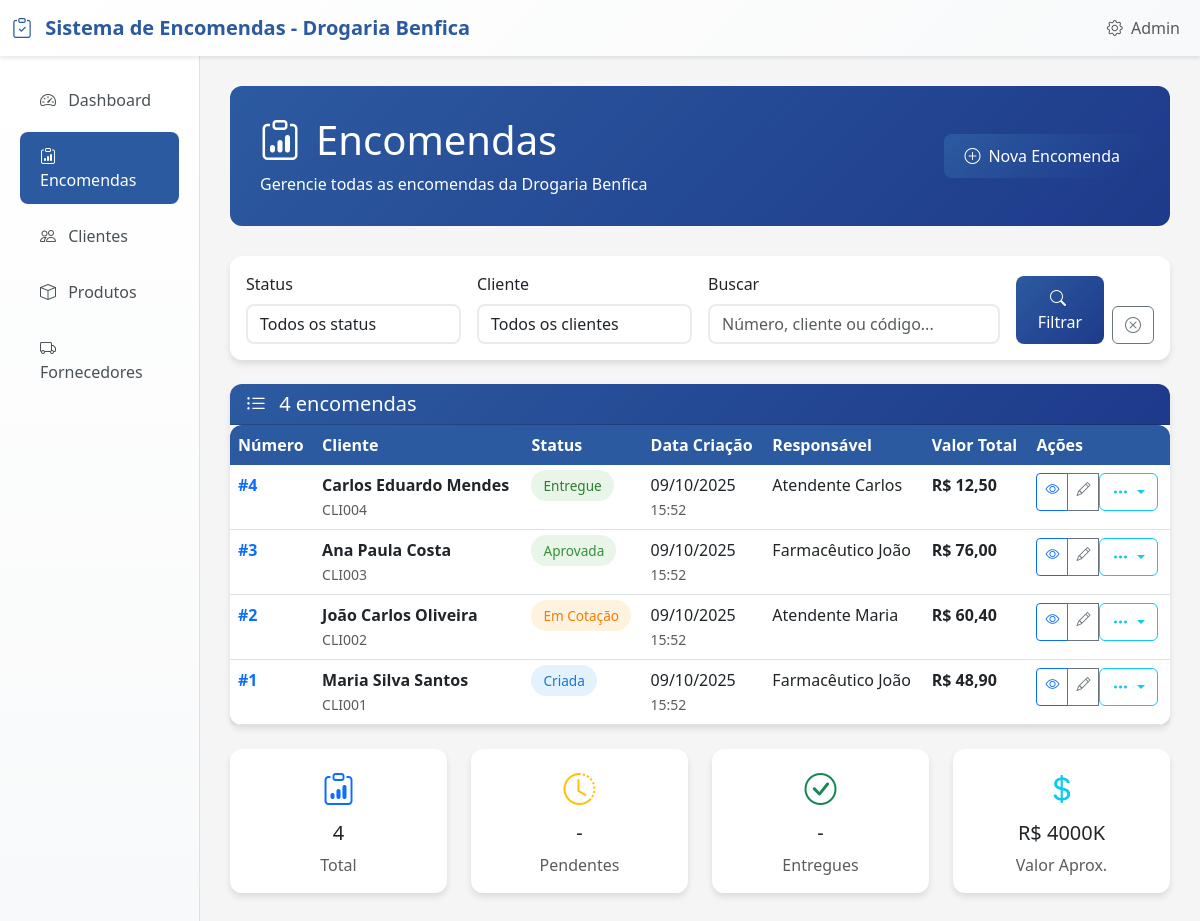
Page /encomendas/ on the committed database.
### encomendas/models.py (models this page shows, shortened)
class Encomenda(models.Model):
    STATUS_CHOICES = [
        ('criada', 'Criada'),
        ('cotacao', 'Em Cotação'),
        ('aprovada', 'Aprovada'),
        ('em_andamento', 'Em Andamento'),
        ('pronta', 'Pronta para Entrega'),
        ('entregue', 'Entregue'),
        ('cancelada', 'Cancelada'),
    ]
    numero_encomenda = models.AutoField(primary_key=True, verbose_name="Número da Encomenda")
    cliente = models.ForeignKey(Cliente, on_delete=models.CASCADE, verbose_name="Cliente")
    data_criacao = models.DateTimeField(auto_now_add=True, verbose_name="Data de Criação (sistema)")
    data_encomenda = models.DateField(verbose_name="Data", help_text="Data da encomenda (campo do cabeçalho)", default=timezone.now)
    responsavel_criacao = models.CharField(max_length=100, verbose_name="Responsável",
                                         help_text="Responsável pela criação da encomenda")
    status = models.CharField(max_length=20, choices=STATUS_CHOICES, default='criada', verbose_name="Status")
    observacoes = models.TextField(blank=True, verbose_name="Observação",
                                 help_text="Campo 'Observação' do formulário físico")
    valor_total = models.DecimalField(
        max_digits=10,
        decimal_places=2,
        default=Decimal('0.00'),
        verbose_name="Valor do Produto",
        help_text="Valor total dos produtos da encomenda"
    )
    updated_at = models.DateTimeField(auto_now=True)
    class Meta:
        verbose_name = "Encomenda"
        verbose_name_plural = "Encomendas"
        ordering = ['-numero_encomenda']

class Cliente(models.Model):
    nome = models.CharField(max_length=200, verbose_name="Nome do Cliente")
    codigo = models.CharField(max_length=50, unique=True, verbose_name="Código")
    endereco = models.TextField(verbose_name="Endereço")
    bairro = models.CharField(max_length=100, verbose_name="Bairro")
    referencia = models.CharField(max_length=200, blank=True, verbose_name="Referência")
    telefone = models.CharField(max_length=20, blank=True, verbose_name="Telefone")
    created_at = models.DateTimeField(auto_now_add=True)
    updated_at = models.DateTimeField(auto_now=True)
    class Meta:
        verbose_name = "Cliente"
        verbose_name_plural = "Clientes"
        ordering = ['nome']

### encomendas/views.py (the view)
# urls.py: path('encomendas/', views.encomenda_list, name='encomenda_list'),
def encomenda_list(request):
    encomendas = Encomenda.objects.select_related('cliente').order_by('-numero_encomenda')
    status_filter = request.GET.get('status')
    cliente_filter = request.GET.get('cliente')
    search = request.GET.get('search')
    if status_filter:
        encomendas = encomendas.filter(status=status_filter)
    if cliente_filter:
        encomendas = encomendas.filter(cliente__id=cliente_filter)
    if search:
        encomendas = encomendas.filter(
            Q(numero_encomenda__icontains=search) |
            Q(cliente__nome__icontains=search) |
            Q(cliente__codigo__icontains=search)
        )
    paginator = Paginator(encomendas, 20)
    page_number = request.GET.get('page')
    page_obj = paginator.get_page(page_number)
    clientes = Cliente.objects.all().order_by('nome')
    status_choices = Encomenda.STATUS_CHOICES
    context = {
        'page_obj': page_obj,
        'clientes': clientes,
        'status_choices': status_choices,
        'current_status': status_filter,
        'current_cliente': int(cliente_filter) if cliente_filter else None,
        'current_search': search,
    }
    return render(request, 'encomendas/encomenda_list.html', context)

### encomendas/templates/encomendas/encomenda_list.html (shortened to what this page needs)
{% extends 'encomendas/base.html' %}
{% block content %}
<div class="page-header">
    <div class="d-flex justify-content-between align-items-center">
        <div>
            <h1><i class="bi bi-clipboard-data me-3"></i>Encomendas</h1>
            <p class="mb-0">Gerencie todas as encomendas da Drogaria Benfica</p>
        </div>
        <a href="{% url 'encomenda_create' %}" class="btn btn-primary">
            <i class="bi bi-plus-circle me-2"></i>Nova Encomenda
        </a>
    </div>
</div>
<div class="card mb-4">
    <div class="card-body">
        <form method="get" class="row g-3">
            <div class="col-md-3">
                <label class="form-label">Status</label>
                <select name="status" class="form-control">
                    <option value="">Todos os status</option>
                </select>
            </div>
            <div class="col-md-3">
                <label class="form-label">Cliente</label>
                <select name="cliente" class="form-control">
                    <option value="">Todos os clientes</option>
                </select>
            </div>
            <div class="col-md-4">
                <label class="form-label">Buscar</label>
                <input type="text" name="search" class="form-control"
                       placeholder="Número, cliente ou código..."
                       value="{{ current_search|default:'' }}">
            </div>
            <div class="col-md-2 d-flex align-items-end">
                <button type="submit" class="btn btn-primary me-2">
                    <i class="bi bi-search me-1"></i>Filtrar
                </button>
                <a href="{% url 'encomenda_list' %}" class="btn btn-outline-secondary">
                    <i class="bi bi-x-circle"></i>
                </a>
            </div>
        </form>
    </div>
</div>
<div class="card">
    <div class="card-header d-flex justify-content-between align-items-center">
        <h5 class="mb-0">
            <i class="bi bi-list-ul me-2"></i>
            {% if page_obj.paginator.count %}
                {{ page_obj.paginator.count }} encomenda{{ page_obj.paginator.count|pluralize }}
            {% else %}
                Nenhuma encomenda encontrada
            {% endif %}
        </h5>
    </div>
    <div class="card-body p-0">
        {% if page_obj %}
            <div class="table-responsive">
                <table class="table table-hover mb-0">
                    <thead>
                        <tr>
                            <th>Número</th>
                            <th>Cliente</th>
                            <th>Status</th>
                            <th>Data Criação</th>
                            <th>Responsável</th>
                            <th>Valor Total</th>
                            <th>Ações</th>
                        </tr>
                    </thead>
                    <tbody>
                        {% for encomenda in page_obj %}
                        <tr>
                            <td>
                                <a href="{% url 'encomenda_detail' encomenda.pk %}" class="text-decoration-none">
                                    <strong>#{{ encomenda.numero_encomenda }}</strong>
                                </a>
                            </td>
                            <td>
                                <div>
                                    <strong>{{ encomenda.cliente.nome }}</strong><br>
                                    <small class="text-muted">{{ encomenda.cliente.codigo }}</small>
                                </div>
                            </td>
                            <td>
                                <span class="status-badge status-{{ encomenda.status }}">
                                    {{ encomenda.get_status_display }}
                                </span>
                            </td>
                            <td>
                                <div>
                                    {{ encomenda.data_criacao|date:"d/m/Y" }}<br>
                                    <small class="text-muted">{{ encomenda.data_criacao|time:"H:i" }}</small>
                                </div>
                            </td>
                            <td>{{ encomenda.responsavel_criacao }}</td>
                            <td>
                                <strong>R$ {{ encomenda.valor_total|floatformat:2 }}</strong>
                            </td>
                            <td>
                                <div class="btn-group btn-group-sm">
                                    <a href="{% url 'encomenda_detail' encomenda.pk %}"
                                       class="btn btn-outline-primary" title="Ver Detalhes">
                                        <i class="bi bi-eye"></i>
                                    </a>
                                    <a href="{% url 'encomenda_edit' encomenda.pk %}"
                                       class="btn btn-outline-secondary" title="Editar">
                                        <i class="bi bi-pencil"></i>
                                    </a>
                                    <div class="dropdown">
                                        <button class="btn btn-outline-info dropdown-toggle"
                                                type="button" data-bs-toggle="dropdown" title="Mais Ações">
                                            <i class="bi bi-three-dots"></i>
                                        </button>
                                    </div>
                                </div>
                            </td>
                        </tr>
                        {% endfor %}
                    </tbody>
                </table>
            </div>
        {% endif %}
    </div>
</div>
<div class="row mt-4">
    <div class="col-md-3">
        <div class="card text-center">
            <div class="card-body">
                <i class="bi bi-clipboard-data text-primary" style="font-size: 2rem;"></i>
                <h5 class="mt-2">{{ page_obj.paginator.count }}</h5>
                <p class="text-muted mb-0">Total</p>
            </div>
        </div>
    </div>
    <div class="col-md-3">
        <div class="card text-center">
            <div class="card-body">
                <i class="bi bi-clock-history text-warning" style="font-size: 2rem;"></i>
                <h5 class="mt-2">
                    {% with pendentes=page_obj.object_list|length %}
                        {% if current_status == 'criada' or current_status == 'cotacao' or current_status == 'aprovada' or current_status == 'em_andamento' %}
                            {{ pendentes }}
                        {% else %}
                            -
                        {% endif %}
                    {% endwith %}
                </h5>
                <p class="text-muted mb-0">Pendentes</p>
            </div>
        </div>
    </div>
    <div class="col-md-3">
        <div class="card text-center">
            <div class="card-body">
                <i class="bi bi-check-circle text-success" style="font-size: 2rem;"></i>
                <h5 class="mt-2">
                    {% if current_status == 'entregue' %}
                        {{ page_obj.object_list|length }}
                    {% else %}
                        -
                    {% endif %}
                </h5>
                <p class="text-muted mb-0">Entregues</p>
            </div>
        </div>
    </div>
    <div class="col-md-3">
        <div class="card text-center">
            <div class="card-body">
                <i class="bi bi-currency-dollar text-info" style="font-size: 2rem;"></i>
                <h5 class="mt-2">
                    R$ {% widthratio page_obj.object_list|length 1 1000 %}K
                </h5>
                <p class="text-muted mb-0">Valor Aprox.</p>
            </div>
        </div>
    </div>
</div>
{% endblock %}

### encomendas/templates/encomendas/base.html (style rules this page uses)
:root { --primary-color: #2c5aa0; --secondary-color: #f8f9fa; --accent-color: #28a745; --danger-color: #dc3545; --warning-color: #ffc107; }
body { background-color: #f5f5f5; font-family: 'Segoe UI', Tahoma, Geneva, Verdana, sans-serif; }
.card { border: none; border-radius: 12px; box-shadow: 0 4px 6px rgba(0, 0, 0, 0.1); transition: transform 0.2s ease, box-shadow 0.2s ease; }
.card-header { background: linear-gradient(135deg, var(--primary-color) 0%, #1e3a8a 100%); color: white; border-radius: 12px 12px 0 0 !important; font-weight: 600; }
.btn-primary { background: linear-gradient(135deg, var(--primary-color) 0%, #1e3a8a 100%); border: none; border-radius: 8px; padding: 10px 20px; font-weight: 500; transition: all 0.3s ease; }
.form-control { border-radius: 8px; border: 2px solid #e9ecef; transition: border-color 0.3s ease, box-shadow 0.3s ease; }
.status-badge { padding: 6px 12px; border-radius: 20px; font-size: 0.85em; font-weight: 500; }
.status-criada { background-color: #e3f2fd; color: #1976d2; }
.status-cotacao { background-color: #fff3e0; color: #f57c00; }
.status-aprovada { background-color: #e8f5e8; color: #388e3c; }
.status-entregue { background-color: #e8f5e8; color: #2e7d32; }
.page-header { background: linear-gradient(135deg, var(--primary-color) 0%, #1e3a8a 100%); color: white; padding: 30px; border-radius: 12px; margin-bottom: 30px; }
.table { background: white; border-radius: 12px; overflow: hidden; box-shadow: 0 2px 4px rgba(0,0,0,0.1); }
.table thead th { background-color: var(--primary-color); color: white; border: none; font-weight: 600; }

### rows in the picture
Encomenda: numero_encomenda "4", cliente.nome "Carlos Eduardo Mendes", cliente.codigo "CLI004", status "Entregue", data_criacao "09/10/2025", data_criacao "15:52", responsavel_criacao "Atendente Carlos", valor_total "12,50"
Encomenda: numero_encomenda "3", cliente.nome "Ana Paula Costa", cliente.codigo "CLI003", status "Aprovada", data_criacao "09/10/2025", data_criacao "15:52", responsavel_criacao "Farmacêutico João", valor_total "76,00"
Encomenda: numero_encomenda "2", cliente.nome "João Carlos Oliveira", cliente.codigo "CLI002", status "Em Cotação", data_criacao "09/10/2025", data_criacao "15:52", responsavel_criacao "Atendente Maria", valor_total "60,40"
Encomenda: numero_encomenda "1", cliente.nome "Maria Silva Santos", cliente.codigo "CLI001", status "Criada", data_criacao "09/10/2025", data_criacao "15:52", responsavel_criacao "Farmacêutico João", valor_total "48,90"

### other values in the picture
{{ page_obj.paginator.count }} "4"
